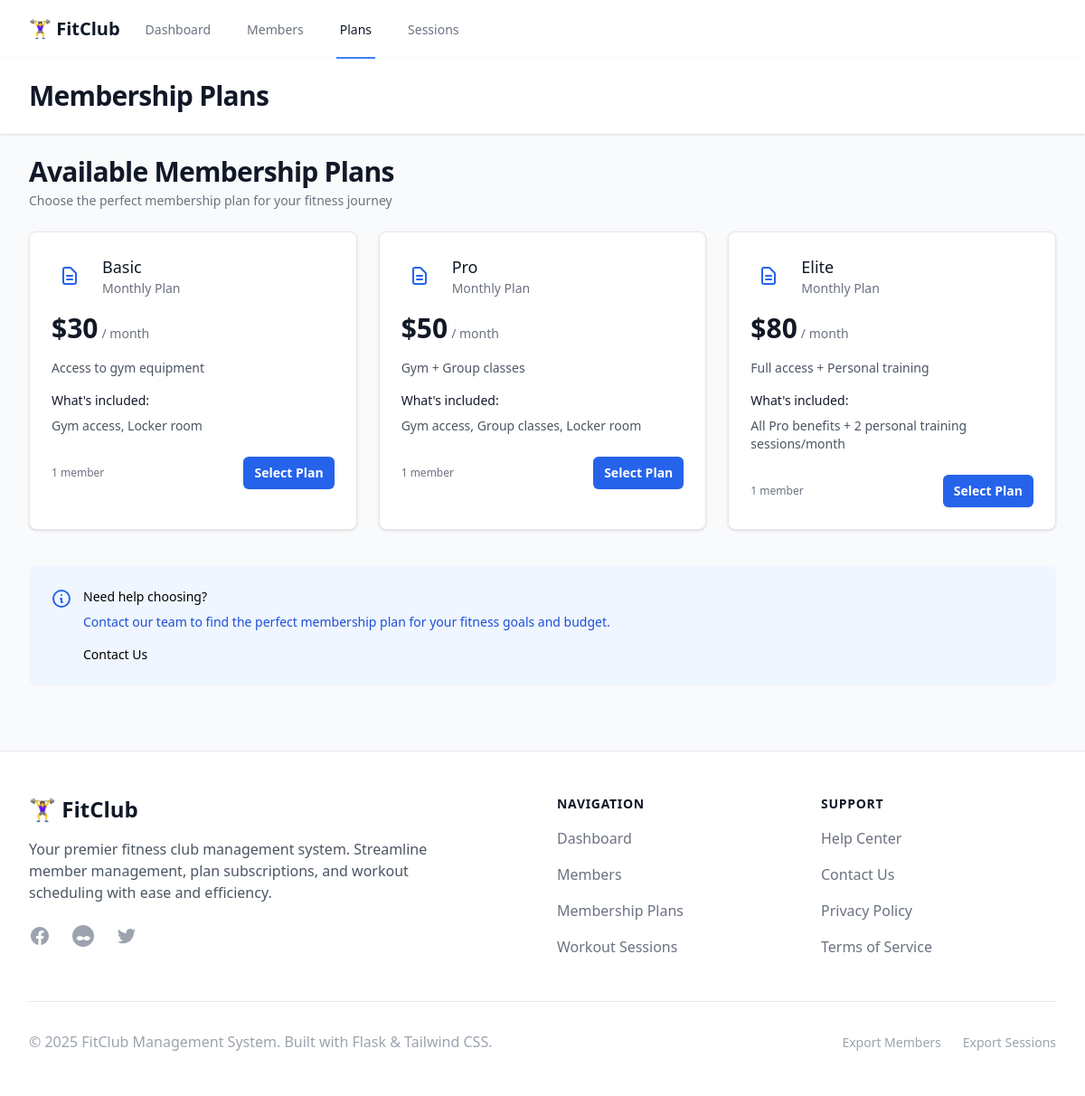
The app's page /plans with its own data.
### models.py (models this page shows, shortened)
class MembershipPlan(db.Model):
    __tablename__ = 'membership_plans'
    id = db.Column(db.Integer, primary_key=True)
    name = db.Column(db.String(50), nullable=False)
    description = db.Column(db.Text)
    monthly_price = db.Column(db.Float, nullable=False)
    benefits = db.Column(db.Text)
    created_at = db.Column(db.DateTime, default=datetime.utcnow)
    member_plans = db.relationship('MemberPlan', backref='plan', lazy=True)

### app.py (the view)
@app.route('/plans')
def plans():
    plans = MembershipPlan.query.all()
    return render_template('plans/list.html', plans=plans)

### app.py (called while the page is built)
@app.context_processor
def inject_template_vars():
    from flask import request
    return {
        'current_endpoint': request.endpoint,
        'request': request
    }

### templates/plans/list.html (shortened to what this page needs)
{% extends "base.html" %}
{% block header %}Membership Plans{% endblock %}
{% block content %}
<div class="px-4 sm:px-0">
    <div class="sm:flex sm:items-center sm:justify-between mb-6">
        <div class="min-w-0 flex-1">
            <h2 class="text-2xl font-bold leading-7 text-gray-900 sm:truncate sm:text-3xl sm:tracking-tight">
                Available Membership Plans
            </h2>
            <p class="mt-1 text-sm text-gray-500">
                Choose the perfect membership plan for your fitness journey
            </p>
        </div>
    </div>
    <div class="grid grid-cols-1 gap-6 sm:grid-cols-2 lg:grid-cols-3">
        {% for plan in plans %}
        <div
            class="relative group bg-white overflow-hidden shadow rounded-lg border border-gray-200 hover:shadow-lg transition-shadow duration-300">
            <div class="p-6">
                <div class="flex items-center justify-between mb-4">
                    <div class="flex items-center">
                        <div class="flex-shrink-0">
                            <div class="w-10 h-10 bg-primary-100 rounded-lg flex items-center justify-center">
                                <svg class="w-6 h-6 text-primary-600" fill="none" stroke="currentColor"
                                    viewBox="0 0 24 24">
                                    <path stroke-linecap="round" stroke-linejoin="round" stroke-width="2"
                                        d="M9 12h6m-6 4h6m2 5H7a2 2 0 01-2-2V5a2 2 0 012-2h5.586a1 1 0 01.707.293l5.414 5.414a1 1 0 01.293.707V19a2 2 0 01-2 2z">
                                    </path>
                                </svg>
                            </div>
                        </div>
                        <div class="ml-4">
                            <h3 class="text-lg font-medium text-gray-900">{{ plan.name }}</h3>
                            <p class="text-sm text-gray-500">Monthly Plan</p>
                        </div>
                    </div>
                </div>
                <div class="mb-4">
                    <div class="flex items-baseline">
                        <span class="text-3xl font-bold text-gray-900">${{ "%.0f"|format(plan.monthly_price) }}</span>
                        <span class="ml-1 text-sm text-gray-500">/ month</span>
                    </div>
                </div>
                {% if plan.description %}
                <div class="mb-4">
                    <p class="text-sm text-gray-600">{{ plan.description }}</p>
                </div>
                {% endif %}
                <div class="mb-6">
                    <h4 class="text-sm font-medium text-gray-900 mb-2">What's included:</h4>
                    {% if plan.benefits %}
                    <div class="text-sm text-gray-600">{{ plan.benefits }}</div>
                    {% endif %}
                </div>
                <div class="flex items-center justify-between">
                    <div class="text-xs text-gray-500">
                        {{ plan.member_plans|length }} member{% if plan.member_plans|length != 1 %}s{% endif %}
                    </div>
                    <button type="button"
                        class="inline-flex items-center rounded-md bg-primary-600 px-3 py-2 text-sm font-semibold text-white shadow-sm hover:bg-primary-500 focus-visible:outline focus-visible:outline-2 focus-visible:outline-offset-2 focus-visible:outline-primary-600 transition-colors duration-200">
                        Select Plan
                    </button>
                </div>
            </div>
        </div>
        {% endfor %}
    </div>
    {% if plans %}
    <div class="mt-10 bg-primary-50 rounded-lg p-6">
        <div class="flex">
            <div class="flex-shrink-0">
                <svg class="h-6 w-6 text-primary-600" fill="none" stroke="currentColor" viewBox="0 0 24 24">
                    <path stroke-linecap="round" stroke-linejoin="round" stroke-width="2"
                        d="M13 16h-1v-4h-1m1-4h.01M21 12a9 9 0 11-18 0 9 9 0 0118 0z"></path>
                </svg>
            </div>
            <div class="ml-3">
                <h3 class="text-sm font-medium text-primary-800">
                    Need help choosing?
                </h3>
                <div class="mt-2 text-sm text-primary-700">
                    <p>Contact our team to find the perfect membership plan for your fitness goals and budget.</p>
                </div>
                <div class="mt-4">
                    <div class="-mx-2 -my-1.5 flex">
                        <button type="button"
                            class="rounded-md bg-primary-50 px-2 py-1.5 text-sm font-medium text-primary-800 hover:bg-primary-100 focus:outline-none focus:ring-2 focus:ring-primary-600 focus:ring-offset-2 focus:ring-offset-primary-50">
                            Contact Us
                        </button>
                    </div>
                </div>
            </div>
        </div>
    </div>
    {% endif %}
</div>
{% endblock %}

### records on screen
MembershipPlan: name "Basic", monthly_price "30", description "Access to gym equipment", benefits "Gym access, Locker room", member_plans|length "1"
MembershipPlan: name "Pro", monthly_price "50", description "Gym + Group classes", benefits "Gym access, Group classes, Locker room", member_plans|length "1"
MembershipPlan: name "Elite", monthly_price "80", description "Full access + Personal training", benefits "All Pro benefits + 2 personal training sessions/month", member_plans|length "1"
